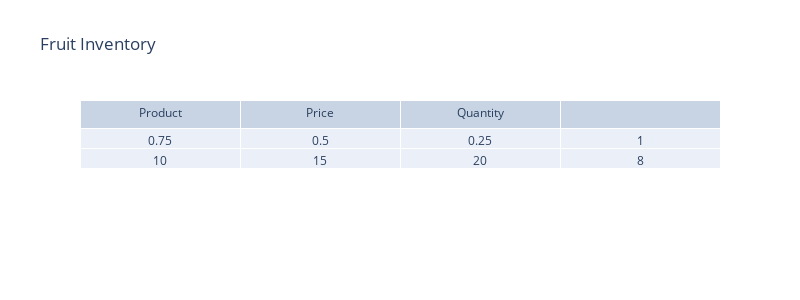

The code cell stored with this chart in its notebook:
### Code cell
# Define the table data
table_data = [
    ['Product', 'Price', 'Quantity'],
    ['Apple', 0.75, 10],
    ['Orange', 0.50, 15],
    ['Banana', 0.25, 20],
    ['Kiwi', 1.00, 8]
]

# Create the table trace
table = go.Table(
    header=dict(values=table_data[0]),  # Set the header row
    cells=dict(values=[row[1:] for row in table_data[1:]])  # Set the cell values
)

# Create the figure and add the table trace
fig = go.Figure(data=[table])

# Customize the table appearance (optional)
fig.update_layout(
    title='Fruit Inventory',
    width=800,
    height=300
)

# Display the table
fig.show()

### Figure 1 — Plotly figure (JSON) as saved in the notebook; plotly's stock layout.template omitted (floating-point values rounded to 4 significant figures)
{"data": [{"cells": {"values": [[0.75, 10], [0.5, 15], [0.25, 20], [1, 8]]}, "header": {"values": ["Product", "Price", "Quantity"]}, "type": "table"}], "layout": {"height": 300, "title": {"text": "Fruit Inventory"}, "width": 800}}
